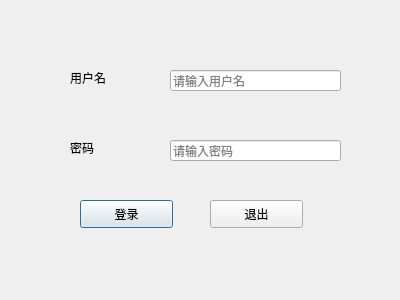
<?xml version="1.0" encoding="UTF-8"?>
<ui version="4.0">
 <class>LoginDialog</class>
 <widget class="QDialog" name="LoginDialog">
  <property name="geometry">
   <rect>
    <x>0</x>
    <y>0</y>
    <width>400</width>
    <height>300</height>
   </rect>
  </property>
  <property name="windowTitle">
   <string>Dialog</string>
  </property>
  <widget class="QLabel" name="usrlabel">
   <property name="geometry">
    <rect>
     <x>70</x>
     <y>70</y>
     <width>72</width>
     <height>15</height>
    </rect>
   </property>
   <property name="text">
    <string>用户名</string>
   </property>
  </widget>
  <widget class="QLabel" name="pwdlabel">
   <property name="geometry">
    <rect>
     <x>70</x>
     <y>140</y>
     <width>72</width>
     <height>15</height>
    </rect>
   </property>
   <property name="text">
    <string>密码</string>
   </property>
  </widget>
  <widget class="QLineEdit" name="usrLineEdit">
   <property name="geometry">
    <rect>
     <x>170</x>
     <y>70</y>
     <width>171</width>
     <height>21</height>
    </rect>
   </property>
   <property name="placeholderText">
    <string>请输入用户名</string>
   </property>
  </widget>
  <widget class="QLineEdit" name="pwdLineEdit">
   <property name="geometry">
    <rect>
     <x>170</x>
     <y>140</y>
     <width>171</width>
     <height>21</height>
    </rect>
   </property>
   <property name="echoMode">
    <enum>QLineEdit::Password</enum>
   </property>
   <property name="placeholderText">
    <string>请输入密码</string>
   </property>
  </widget>
  <widget class="QPushButton" name="loginBtn">
   <property name="geometry">
    <rect>
     <x>80</x>
     <y>200</y>
     <width>93</width>
     <height>28</height>
    </rect>
   </property>
   <property name="text">
    <string>登录</string>
   </property>
  </widget>
  <widget class="QPushButton" name="exitBtn">
   <property name="geometry">
    <rect>
     <x>210</x>
     <y>200</y>
     <width>93</width>
     <height>28</height>
    </rect>
   </property>
   <property name="text">
    <string>退出</string>
   </property>
  </widget>
 </widget>
 <resources/>
 <connections>
  <connection>
   <sender>exitBtn</sender>
   <signal>clicked()</signal>
   <receiver>LoginDialog</receiver>
   <slot>close()</slot>
   <hints>
    <hint type="sourcelabel">
     <x>256</x>
     <y>213</y>
    </hint>
    <hint type="destinationlabel">
     <x>199</x>
     <y>149</y>
    </hint>
   </hints>
  </connection>
 </connections>
</ui>
